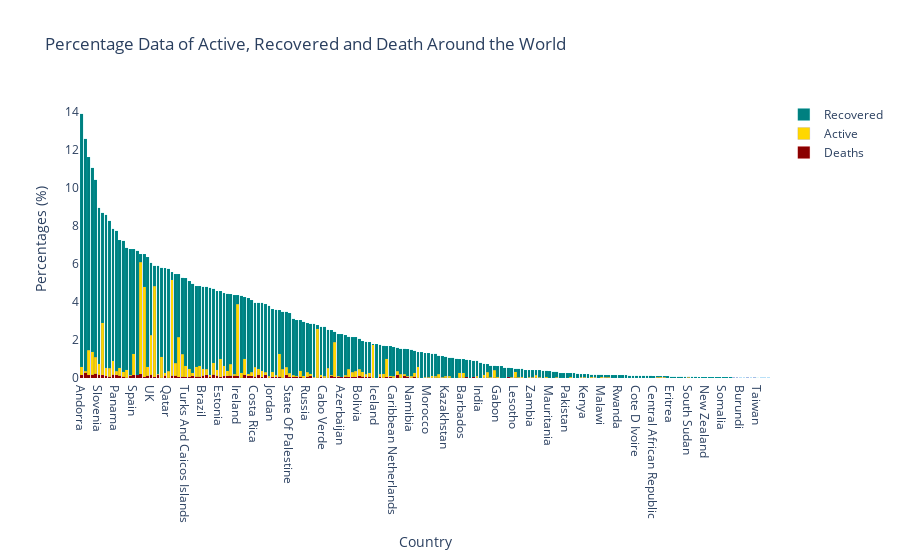

Source (notebook cell):
### Markdown cell above
Meanwhile, the country with most death rate is not quiet correspond with previous graphs, as only Mexico whose in the top 10 of most active cases and highest death rates graph.

Or we can look at the data in percentage point of view, compared to number of population in the country.

### Code cell
# Statistics in Percentage

data = summary.reset_index().dropna(subset=['active_cases', 'total_recovered', 'total_deaths','population'])
data['active_percent'] = data['active_cases']/data['population'] * 100
data['recovered_percent'] = data['total_recovered']/data['population'] * 100
data['deaths_percent'] = data['total_deaths']/data['population'] * 100
data['confirmed_percent'] = data['total_confirmed']/data['population'] * 100
data = data.sort_values('confirmed_percent', ascending=False).drop_duplicates(subset=['country'])

fig = go.Figure(data=[
                go.Bar(
                    name="Deaths",
                    x=data['country'], 
                    y=data['deaths_percent'],
                    marker_color='darkred',
                    marker=dict(line=dict(
                                  width=0.1,
                                  color='red'
                                )
                            )
                ),
                go.Bar(
                    name="Active",
                    x=data['country'], 
                    y=data['active_percent'],
                    marker_color='gold',
                    marker=dict(
                              line=dict(
                                  width=0.1,
                                  color='blue'
                              )
                        )
                ),
                go.Bar(
                    name="Recovered",
                    x=data['country'], 
                    y=data['recovered_percent'],
                    marker_color='teal',
                    marker=dict(
                              line=dict(
                                  width=0.1,
                                  color='darkturquoise'
                              )
                        )
                )

            ])

fig.update_layout(
        title="Percentage Data of Active, Recovered and Death Around the World",
        xaxis_title="Country",
        yaxis_title="Percentages (%)",
        plot_bgcolor='rgba(0,0,0,0)',
        hovermode="x",
        barmode='stack'
    )

### Figure 1 — Plotly figure (JSON) as saved in the notebook; plotly's stock layout.template omitted (floating-point values rounded to 4 significant figures; data arrays with more than 128 entries replaced by an {"elided": "..."} marker saying what was removed)
{"data": [{"marker": {"color": "darkred", "line": {"color": "red", "width": 0.1}}, "name": "Deaths", "type": "bar", "x": {"elided": "199 str values"}, "y": {"elided": "199 float values"}}, {"marker": {"color": "gold", "line": {"color": "blue", "width": 0.1}}, "name": "Active", "type": "bar", "x": {"elided": "199 str values"}, "y": {"elided": "199 float values"}}, {"marker": {"color": "teal", "line": {"color": "darkturquoise", "width": 0.1}}, "name": "Recovered", "type": "bar", "x": {"elided": "199 str values"}, "y": {"elided": "199 float values"}}], "layout": {"barmode": "stack", "hovermode": "x", "plot_bgcolor": "rgba(0,0,0,0)", "title": {"text": "Percentage Data of Active, Recovered and Death Around the World"}, "xaxis": {"title": {"text": "Country"}}, "yaxis": {"title": {"text": "Percentages (%)"}}}}
